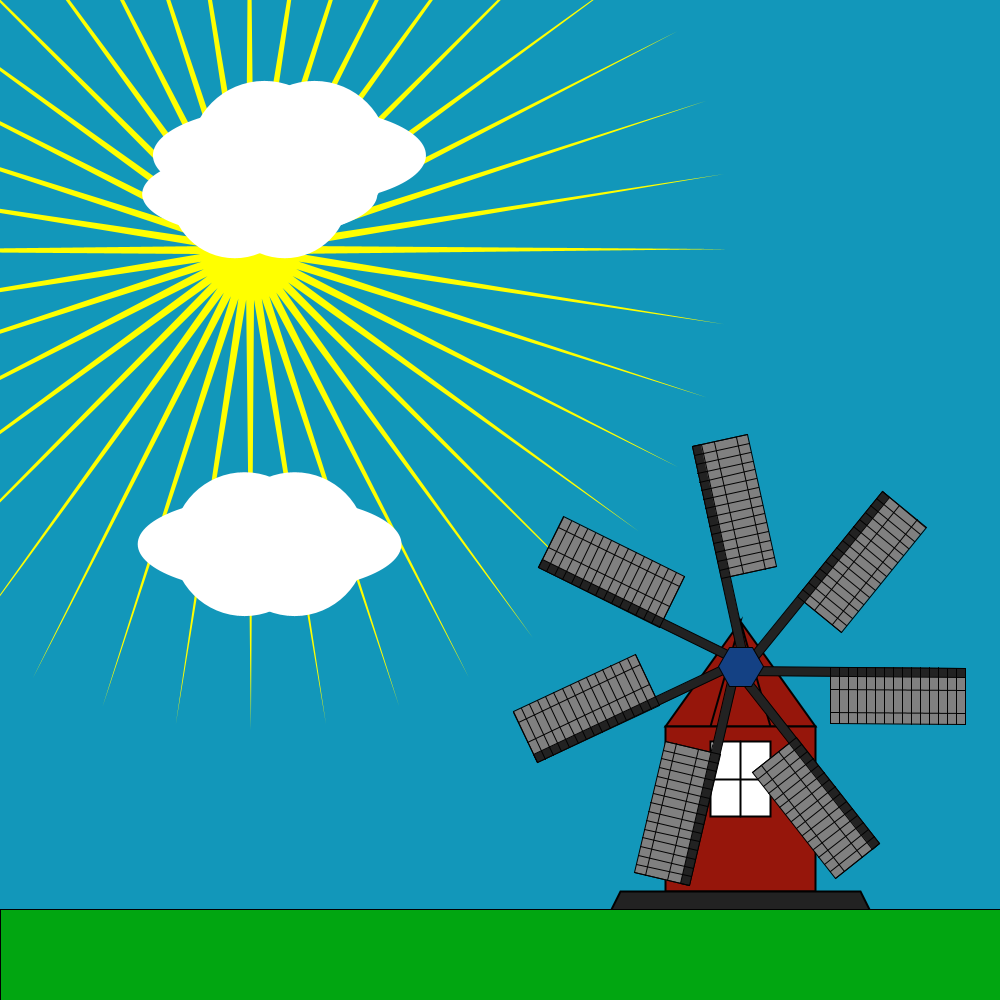
Frame 1 (no input)
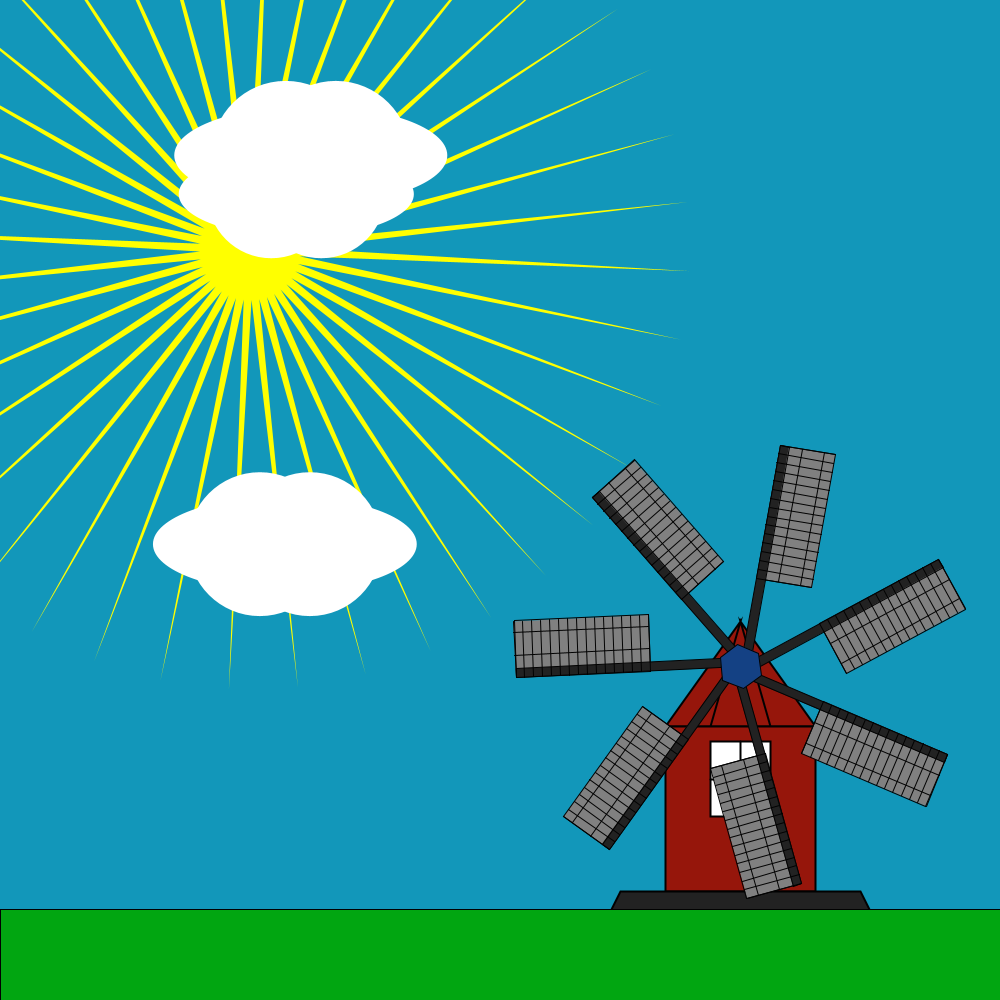
Frame 60 (the mouse pressed at the canvas centre just before this capture)
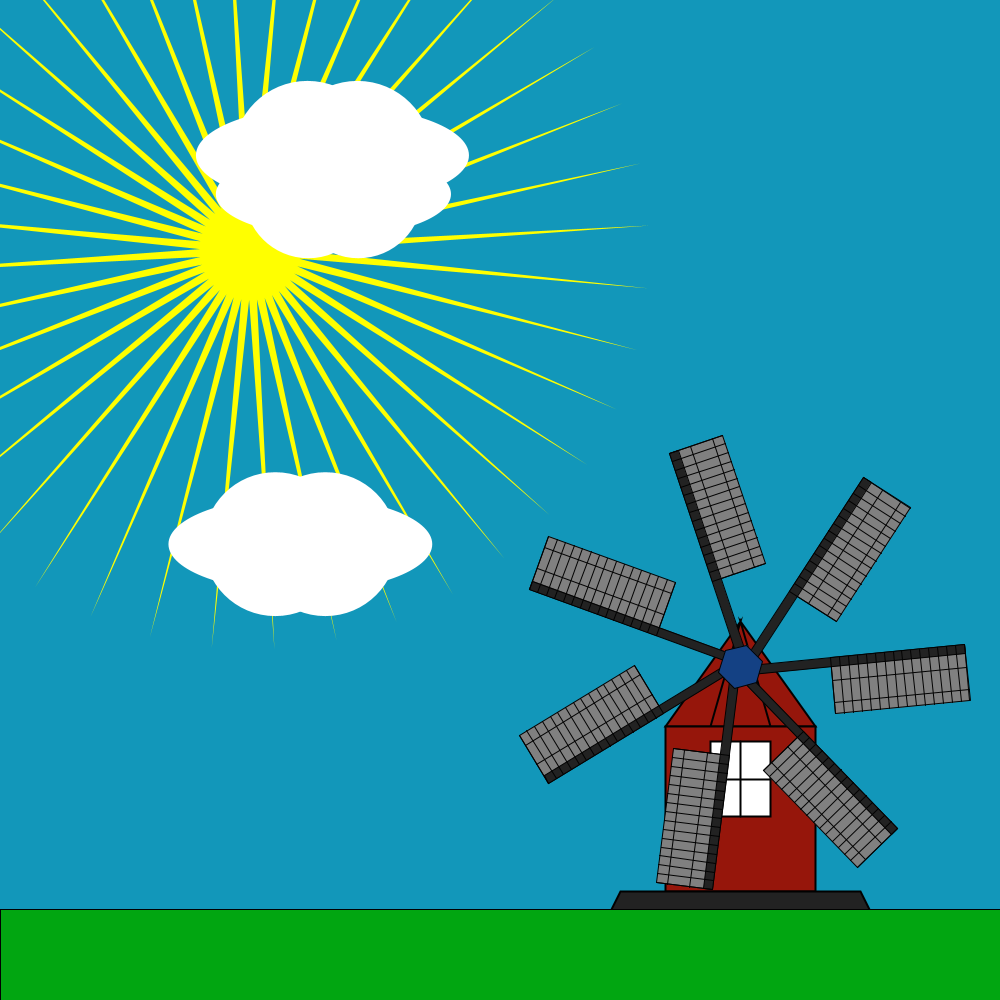
Frame 120 (the mouse held since frame 60 and released just before this capture)

The Processing sketch that drew these frames (run headless with seeded random() and noise(); from frame 60 on, the mouse is pressed at the canvas centre):

// Processing sketch: TsaiAssignment3
// ── TsaiAssignment3.pde
/*
Class:   MSDS6390 - Visualization 1
Date:    January 28, 2016
Name:    James Tsai, Stacy Manning

Title:   Assignment #3, Dynamic Composition I
         Movements/Changes - Windmill, Sun, Clouds, Stars, Sky, Window, Ground

Links:   http://www.htmlcsscolor.com/hex/17BDE8
         http://www.colourlovers.com/palette/264688/Grass_Green

Keywords:Dutch, Windmill
*/

// Declare color palette
// sky colors
color blackPearl1 = #031A1F;
color blackPearl2 = #042027;
color blackPearl3 = #052831;
color nordic = #06323D;
color sherpaBlue1 = #073E4C;
color sherpaBlue2 = #094E5F;
color blueLagoon = #0B6177;
color easternBlue = #0E7995;
color bondiBlue = #1297BA;
color deepSkyBlue = #17BDE8;
// other colors
color blue = #144184;
color brick = #96160B;
color charcoal = #222222;
color fluff = #F0F3F7;
color grass = #01A611;
color grey = #808080;
color meadow = #005C09;
color white = #FFFFFF;
color yellow = #FFFF00;

// Declare grid size
float gridUnit = 0.015;

// Normalize units
float guWidth;
float guHeight;

// Declare seconds to determine current cycle
int seconds;

// Random positions for stars
float[] rX = new float[100]; 
float[] rY = new float[100];
float[] rI = new float[100]; 
float[] rO = new float[100];

// Random cloud sizes and speed
float[] cS = new float[3];
float[] cX = new float[3];
float[] cY = new float[3];
float[] cR = new float[3];

// Array of sky colors
color[] skyColors = new color[10];

// Declare windmill window color
color windowColor;

// Declare cloud color
color cloudColor;

// Declare ground color
color groundColor;

void setup() {
  size(1000, 1000);
  guWidth = width*gridUnit;
  guHeight = height*gridUnit;
  initStar();
  initSky();
  initWindow();
  initCloud();
  initGround();
}

void draw() {
  // draw sky
  drawSky();
  // draw windmill - pass windmill coordinates, size, number of arms, speed
  drawWindmill(width/1.35, height/1.5, 15, 7, 150);
  // draw ground - pass coordinates
  drawGround(0, height/1.1);
}
// ── clock.pde
void drawClock() {
  int sec = second();
  String state = "SUNRISE";
  pushMatrix();
  translate(width/1.3, height/1.1);
  fill(white);
  if (sec>=0 && sec <15) {
    state = "NIGHT";
  }
  if (sec>=15 && sec<20) {
    state = "SUNRISE";
  }
  if (sec>=20 && sec<30) {
    state = "MORNING";
  }
  if (sec>=30 && sec<40) {
    state = "AFTERNOON";
  }
  if (sec>=40 && sec<45) {
    state = "SUNSET";
  }
  if (sec>=45 && sec<=59) {
    state = "NIGHT";
  }
  textSize(30);
  textAlign(CENTER);
  text(state+" :"+sec, 50, 50);
  popMatrix();
}
// ── cloud.pde
// draw 3 clouds with random height position, size, and speed
void drawClouds() {
  for(int i=0; i<3; i++) {
    if(cX[i] <= width) {
      cX[i] += cR[i];
      cloud(cX[i], cY[i], cS[i]);
    } else {
      cX[i] = 0;
      cY[i] = random(0, height/2);
    }
  }
}

void cloud(float cx, float cy, float cs) {
  pushMatrix();
  translate(cx, cy);
  beginShape();
  fill(cloudColor);
  noStroke();
  ellipse(25, 70, cs*1.5, cs*1.5);
  ellipse(75, 70, cs*1.5, cs*1.5);
  ellipse(50, 70, cs*2.75, cs);
  endShape();
  popMatrix();
}
    
void initCloud() {
  cloudColor = white;
  for(int i=0; i<3; i++) {
    cS[i] = random(80, 100);
    cX[i] = random(0, width/2);
    cY[i] = random(0, height/2);
    cR[i] = random(.25, 1);
  }
}
// ── ground.pde
void drawGround(float gx, float gy) {
  fill(groundColor);
  rect(gx, gy, width, height);
}

void initGround() {
  groundColor = grass;
}
// ── helper.pde
// functions to help generate shapes and grid
void polygon(float x, float y, float radius, int npoints) {
  float angle = TWO_PI / npoints;
  beginShape();
  for (float a = 0; a < TWO_PI; a += angle) {
    float sx = x + cos(a) * radius;
    float sy = y + sin(a) * radius;
    vertex(sx, sy);
  }
  endShape(CLOSE);
}

void star(float x, float y, float radius1, float radius2, int npoints) {
  float angle = TWO_PI / npoints;
  float halfAngle = angle/2.0;
  beginShape();
  for (float a = 0; a < TWO_PI; a += angle) {
    float sx = x + cos(a) * radius2;
    float sy = y + sin(a) * radius2;
    vertex(sx, sy);
    sx = x + cos(a+halfAngle) * radius1;
    sy = y + sin(a+halfAngle) * radius1;
    vertex(sx, sy);
  }
  endShape(CLOSE);
}

void drawGrid() {
  strokeWeight(1);
  for (float a = 0; a < 1; a += gridUnit) {
    line(0, height*a, width, height*a);
    line(width*a, 0, width*a, height);
  }
}
// ── moon.pde
void drawMoon(float px, float py, float pr1, float pr2, color pc) {
  pushMatrix();
  translate(px, py);
  fill(pc);
  noStroke();
  ellipse(0, 0, pr1, pr2);
  fill(charcoal);
  ellipse(10, -5, pr1-15, pr2-15);
  popMatrix();
}
// ── sky.pde
void drawSky() {
  seconds = second();
  int index = seconds/3;
  // day time sky (gradual increase in brightness)
  // traverse thru array from darkest to brightest every 3 seconds
  if (seconds>=0 && seconds<30) {
    background(skyColors[index]);
  }
  // night time sky (gradual decrease in brightness)
  // traverse thru array from brightest to darkest every 3 seconds
  if (seconds>=30 && seconds<=59) {
    index = 9-((seconds-30)/3);
    background(skyColors[index]);
  }
  // draw sun and apply colors to window, clouds, and ground
  // increase and decrease intensity (radius) of the sun based on seconds
  if (seconds>=15 && seconds<45) {
    float intensity = 600-(abs(30-seconds)*40);
    drawSun(width/4, height/4, 50, intensity, yellow, -550);
    windowColor = white;
    cloudColor = white;
    groundColor = grass;
  }
  // draw moon and apply colors to window, clouds, and ground
  if (seconds>=45 || seconds<15) {
    drawStars();
    drawMoon(width/4, height/4, 125, 125, white);
    windowColor = yellow;
    cloudColor = grey;
    groundColor = meadow;
  }
  // clouds are always present
  drawClouds();
}

// array of 10 shades of Deep Sky Blue
void initSky() {
  skyColors[0] = blackPearl1;
  skyColors[1] = blackPearl2;
  skyColors[2] = blackPearl3;
  skyColors[3] = nordic;
  skyColors[4] = sherpaBlue1;
  skyColors[5] = sherpaBlue2;
  skyColors[6] = blueLagoon;
  skyColors[7] = easternBlue;
  skyColors[8] = bondiBlue;
  skyColors[9] = deepSkyBlue;
}
// ── star.pde
float outer = 0;

// draw 100 stars using star function
// use random function to simulate twinkle by varying the radius of each star
void drawStars() {
  fill(white);
  for(int i=0; i<100; i++) {
    outer = random(5);
    star(rX[i], rY[i], rI[i], rO[i]+outer, 5);
  }
}

void initStar() {
  for(int i=0; i<100; i++) {
    rX[i] = random(0, width);
    rY[i] = random(0, height);
    rI[i] = random(0, 5);
    rO[i] = random(5, 10);
  }
}
// ── sun.pde
// draws sun using star function
// add rotation to simulate sun rays
void drawSun(float px, float py, float pr1, float pr2, color pc, float pr) {
  pushMatrix();
  translate(px, py);
  fill(pc);
  noStroke();
  rotate(frameCount/pr);
  star(0, 0, pr1, pr2, 40); 
  popMatrix();
}
// ── windmill.pde
// draw windmill - can control location, size, number of arms, and rotation rate
void drawWindmill(float wx, float wy, int ws, float wn, float wr) {
  pushMatrix();
  translate(wx, wy);
  drawBuilding();
  strokeWeight(1);
  rotate(frameCount/wr);
  fill(fluff);
  for(int i=0; i<wn; i++) {
     drawArm(ws);
     rotate(PI/(wn/2));
  }
  fill(blue);
  polygon(0, 0, guWidth*1.5, 6);
  popMatrix();
}

// draw arms of the windmill
void drawArm(float ws) {
  stroke(1);
  fill(grey);
  rect(guWidth*ws*0.4, 0, guWidth*ws*0.6, guHeight*ws*0.25);
  fill(charcoal);
  rect(0, 0, guWidth*ws, guHeight*ws*0.04);
  for (float a=1; a<2.5; a+=0.10) {
    line(guWidth*ws*0.4*a, 0, guWidth*ws*0.4*a, guHeight*ws*0.25);
  }
  line(guWidth*ws*0.4, guHeight*ws*0.1, guWidth*ws, guHeight*ws*0.1);
  line(guWidth*ws*0.4, guHeight*ws*0.2, guWidth*ws, guHeight*ws*0.2);
}

// draw windmill building
void drawBuilding() {
  beginShape();
  strokeWeight(2);
  stroke(1);
  fill(brick);
  vertex(0, guHeight*(-3));
  vertex(guWidth*(-5), guHeight*4);
  vertex(guWidth*(-2), guHeight*4);
  vertex(0, guHeight*(-3));
  vertex(guWidth*2, guHeight*4);
  vertex(0, guHeight*(-3));
  vertex(guWidth*5, guHeight*4);
  vertex(guWidth*(-2), guHeight*4);
  endShape(CLOSE);
  // draw body
  beginShape();
  vertex(guWidth*(-5), guHeight*4);
  vertex(guWidth*(-5), guHeight*15);
  vertex(guWidth*5, guHeight*15);
  vertex(guWidth*5, guHeight*4);
  endShape(CLOSE);
  // draw base
  beginShape();
  fill(charcoal);
  vertex(guWidth*(-8), guHeight*15);
  vertex(guWidth*(-9), guHeight*17);
  vertex(guWidth*(9), guHeight*17);
  vertex(guWidth*(8), guHeight*15);
  endShape(CLOSE);
  // draw window
  fill(windowColor);
  beginShape();
  vertex(guWidth*(-2), guHeight*5);
  vertex(guWidth*(-2), guHeight*10);
  vertex(guWidth*2, guHeight*10);
  vertex(guWidth*2, guHeight*5);
  endShape(CLOSE);
  line(0, guHeight*5, 0, guHeight*10);
  line(guWidth*(-2), guHeight*7.5, guWidth*2, guHeight*7.5);
}

// initialize the window color
void initWindow() {
  windowColor = white;
}
